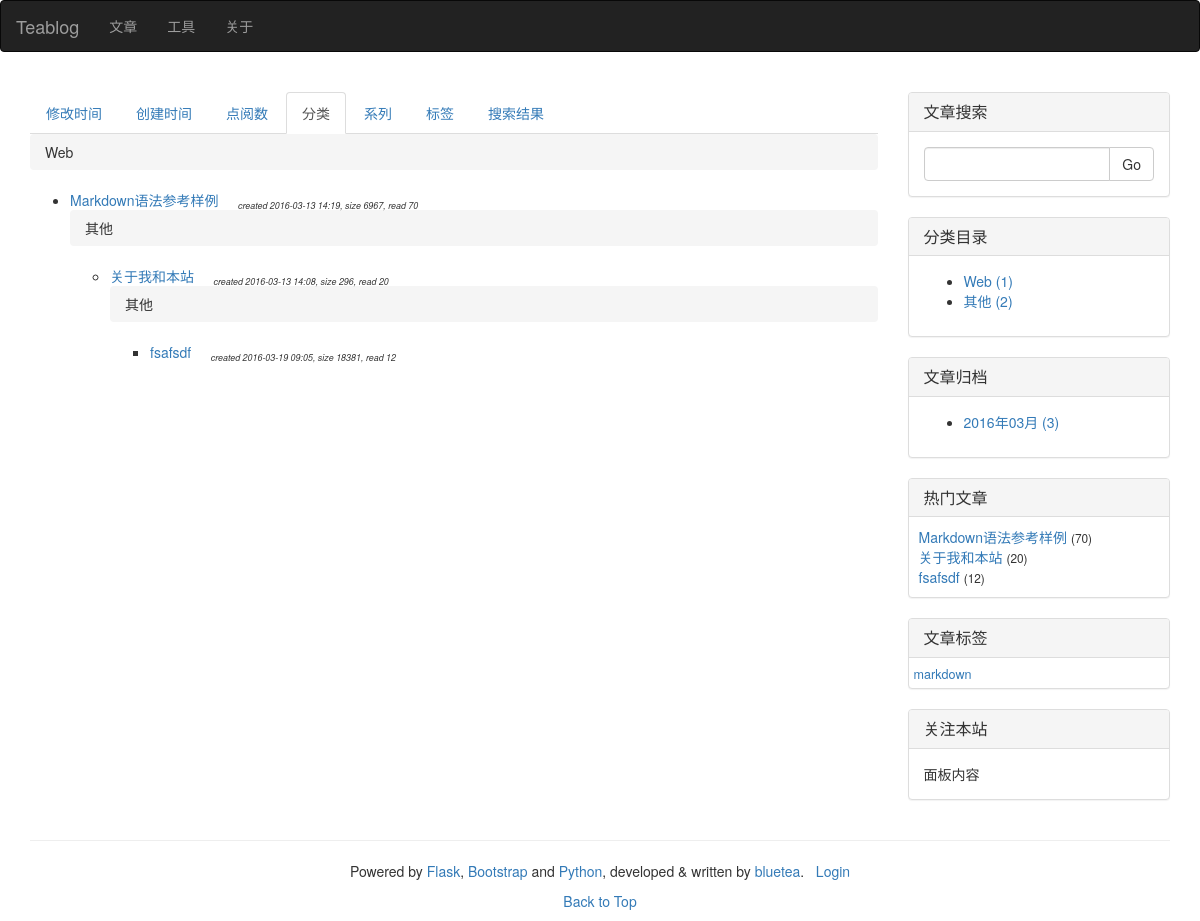
Screenshot of /articles?by=category with the database file from the repository.
### index.py (models this page shows, shortened)
class Article(db.Model):
    __tablename__ = 'articles'
    id = db.Column(db.Integer, primary_key=True)
    title = db.Column(db.Unicode(128), unique=True, index=True, nullable=False)
    content = db.Column(db.UnicodeText) # plain-text or markdown
    content_html = db.Column(db.UnicodeText) # html
    content_pre = db.Column(db.UnicodeText) # several top lines for preview in 'index' page
    content_size = db.Column(db.Integer)
    time_created = db.Column(db.DateTime, index=True, default=datetime.now())
    time_modified = db.Column(db.DateTime, index=True, default=datetime.now())
    read_count = db.Column(db.Integer)
    private = db.Column(db.Boolean) # non-public, or hidden
    category_id = db.Column(db.Integer, db.ForeignKey('categories.id'))
    series_id = db.Column(db.Integer, db.ForeignKey('series.id'), nullable=True) # could be null
    tags = db.Column(db.Unicode(256), index=True, nullable=True) # space separated tag worlds

class Category(db.Model):
    __tablename__ = 'categories'
    id = db.Column(db.Integer, primary_key=True)
    name = db.Column(db.Unicode(32), unique=True, index=True, nullable=False)
    articles = db.relationship('Article', backref='category', lazy='dynamic')

### index.py (the view, shortened to what this page needs)
@app.route('/articles')
def articles():
    if session.get('articles_orders') is None:
        session['articles_orders'] = {
                'time_modified': 0,
                'time_created': 0,
                'read_count': 0,
                'content_size': 0,
                'category': 0,
                'series': 0,
                'tag': 0,
                'search': 0
            }
    if session.get('searched_words') is None:
        session['searched_words'] = ''
    articles = empty_metas = tags_cache = None
    by = request.args.get('by') or 'time_modified'   # make 'time_modified' default
    if by == 'time_modified':
        articles = Article.query.order_by(Article.time_modified.desc()).all()
    elif by == 'time_created':
        articles = Article.query.order_by(Article.time_created.desc()).all()
    elif by == 'read_count':
        articles = Article.query.order_by(Article.read_count).all()
        articles.reverse()
    elif by == 'content_size':
        articles = Article.query.order_by(Article.content_size).all()
    elif by == 'category':
        articles = Article.query.order_by(Article.category_id).all()
        articles.sort(key=(lambda c: c.category.name))
        if current_user.is_authenticated():
            categories = Category.query.all()
            empty_metas = [c for c in categories if not c.articles.all()]
            empty_metas.sort(key=(lambda c: c.name))
    elif by == 'tag':
        tags_cache = update_tags_cache(reverse=session['articles_orders'][by])
    else:
        return page_not_found(Exception("Invalid list condition"))
    if by != 'tag' and session['articles_orders'][by]:
            articles.reverse()
    session['articles_orders'][by] = 1 - session['articles_orders'][by]
    return render_template('articles.html', articles=articles, by=by,
                            empty_metas=empty_metas, tags_cache=tags_cache)

### index.py (called while the page is built)
def update_tags_cache(articles=None, reverse=False):
    tags = {}
    if not articles:
        articles = Article.query.order_by(Article.title).all()
    for article in articles:
        if not article.tags:
            continue
        for tag in article.tags.split():
            tags.setdefault(tag, set())
            tags[tag].add(article)
    return sorted(tags.items(), reverse=reverse) # _list_ of item: ('tag', {art1, art2, ...})

### templates/articles.html (shortened to what this page needs)
{% extends 'base.html' %}
{% block page_content %}
<div>
    <ul class="nav nav-tabs">
        <li{% if by == 'time_modified' %} class="active"{% endif %}>
            <a href="{{ url_for('articles', by="time_modified") }}">修改时间</a>
        </li>
        <li{% if by == 'time_created' %} class="active"{% endif %}>
            <a href="{{ url_for('articles', by="time_created") }}">创建时间</a>
        </li>
        <li{% if by == 'read_count' %} class="active"{% endif %}>
            <a href="{{ url_for('articles', by="read_count") }}">点阅数</a>
        </li>
        <li{% if by == 'category' %} class="active"{% endif %}>
            <a href="{{ url_for('articles', by="category") }}">分类</a>
        </li>
        <li{% if by == 'series' %} class="active"{% endif %}>
            <a href="{{ url_for('articles', by="series") }}">系列</a>
        </li>
        <li{% if by == 'tag' %} class="active"{% endif %}>
            <a href="{{ url_for('articles', by="tag") }}">标签</a>
        </li>
        <li{% if by == 'search' %} class="active"{% endif %}>
            <a href="{{ url_for('articles', by="search") }}">搜索结果</a>
        </li>
    </ul>
</div>
<div>
{% if by != 'tag' %}
{% set prev = None %}
{% for article in articles %}
{% if by == 'time_modified' %}
    {% if article.time_modified.month != prev %}
        {% if prev %}
            </ul>
        {% endif %}
        <ol class="breadcrumb"><a name="{{ article.time_modified.year }}-{{ article.time_modified.month }}"></a>
            <li>{{ article.time_modified.year }}</li>
            <li>{{ "%02d"|format(article.time_modified.month) }}</li>
        </ol>
            <ul class="list">
        {% set prev = article.time_modified.month %}
    {% endif %}
{% elif by == 'category' %}
    {% if article.category.name != prev %}
        <ol class="breadcrumb"><a name="{{ article.category.name }}"></a>
            <li>{{ article.category.name }}</li>
        </ol>
            <ul class="list">
        {% set prev = article.category.name %}
    {% endif %}
{% endif %}
                <li>
                    <a href="{{ url_for('article', id=article.id) }}">{{ article.title }}</a>&nbsp;&nbsp;&nbsp;&nbsp;
                    <sub><small><cite>
                        created {{ article.time_created.strftime("%Y-%m-%d %H:%M") }},
                        size {{ article.content_size }},
                        read {{ article.read_count }}
                    </cite></small></sub>
                </li>
{% endfor %}
{% endif %}
</div>
<br/>
<br/>
{% endblock %}

### templates/_macros.html (shortened to what this page needs)
{% macro widget_search(data, endpoint) %}
<div class="panel panel-default">
    <div class="panel-heading">
        <h3 class="panel-title">文章搜索</h3>
    </div>
    <div class="panel-body">
        <form id="search_form" name="search_form" action="search" method="POST" role="form">
            <div class="input-group">
               <input id="searched_words" name="searched_words" type="text" class="form-control">
               <span class="input-group-btn">
                  <button class="btn btn-default" type="submit">Go</button>
               </span>
            </div>
        </form>
    </div>
</div>
{% endmacro %}
{% macro widget_category(data, endpoint) %}
<div class="panel panel-default">
    <div class="panel-heading">
        <h3 class="panel-title">分类目录</h3>
    </div>
    <div class="panel-body">
        <ul>
            {% for category, num in data.items() %}
                <li>
                    <a href="{{ url_for(endpoint, by='category') }}#{{ category.name }}">
                        {{ category.name }} ({{ num }})
                    </a>
                </li>
            {% endfor %}
        </ul>
    </div>
</div>
{% endmacro %}
{% macro widget_archive(data, endpoint) %}
<div class="panel panel-default">
    <div class="panel-heading">
        <h3 class="panel-title">文章归档</h3>
    </div>
    <div class="panel-body">
        <ul>
            {% for year, months in data.items() %}
                {% for month, num in months.items() %}
                    <li>
                        <a href="{{ url_for(endpoint, by='time_created') }}#{{ year }}-{{ month }}">
                            {{ year }}年{{ "%02d"|format(month) }}月 ({{ num }})
                        </a>
                    </li>
                {% endfor %}
            {% endfor %}
        </ul>
    </div>
</div>
{% endmacro %}
{% macro widget_popular(data, endpoint) %}
<div class="panel panel-default">
    <div class="panel-heading">
        <h3 class="panel-title">热门文章</h3>
    </div>
    <div class="panel-body" style="padding: 10px 5px 10px 10px;">
        {% for article in data %}
        <a href="{{ url_for(endpoint, id=article.id) }}">{{ article.title|truncate(30, True) }}</a> <small>({{ article.read_count }})</small><br>
        {% endfor %}
    </div>
</div>
{% endmacro %}
{% macro widget_tags(data, endpoint) %}
    {% set num_min, num_max = data[0] %}
    {% set font_min, font_max = (90, 270) %}
    {% if num_min == num_max or num_min == -1 %}
    {%      set size_delta = 0 %}
    {% else %}
    {%      set size_delta = ((font_max - font_min) // (num_max - num_min)) %}
    {% endif %}
<div class="panel panel-default">
    <div class="panel-heading">
        <h3 class="panel-title">文章标签</h3>
    </div>
    <div class="panel-body" style="padding: 5px;">
        {% for tag_data in data[1:] %}
        <a href="{{ url_for(endpoint, by='tag') }}#{{ tag_data[0] }}">
            <span style="font-size:{{ (tag_data[1] - num_min) * size_delta + font_min }}%">{{ tag_data[0] }}<span>
        </a>&nbsp;
        {% endfor %}
    </div>
</div>
{% endmacro %}

### rows the page displays
Article: category.name "Web", title "Markdown语法参考样例", time_created "2016-03-13 14:19", content_size "6967", read_count "70", tags "markdown"
Article: category.name "其他", title "关于我和本站", time_created "2016-03-13 14:08", content_size "296", read_count "20"
Article: category.name "其他", title "fsafsdf", time_created "2016-03-19 09:05", content_size "18381", read_count "12"
Category: name "Web", num "1"
Category: name "其他", num "2"

### other values shown
{{ year }} "2016"
{{ "%02d"|format(month) }} "03"
{{ num }} "3"
